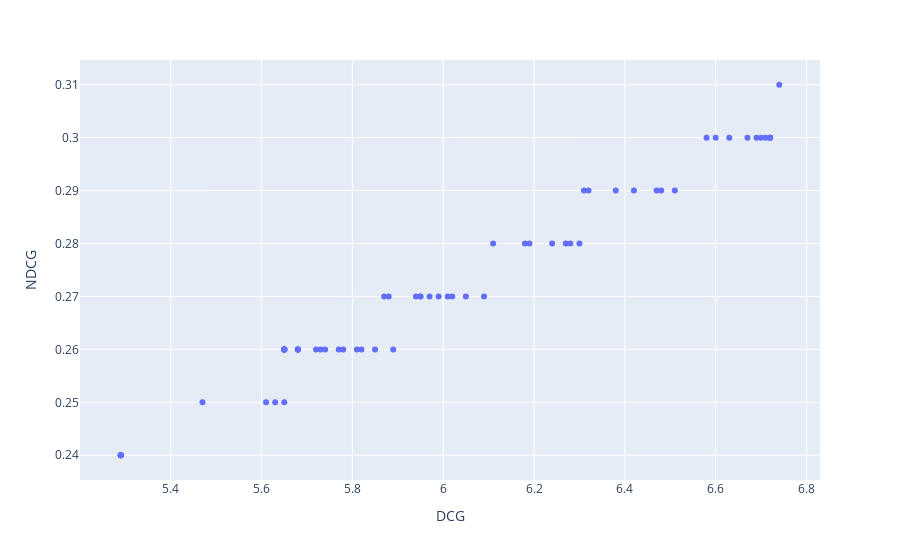

The code cell stored with this chart in its notebook:
### Code cell
px.scatter(df_metrics_per_pipeline, 
                 x='dcg', y='ndcg', 
                 hover_data={'pipeline': True},  # Show query on hover
                 labels={'dcg': 'DCG', 'ndcg': 'NDCG'})

### Figure 1 — Plotly figure (JSON) as saved in the notebook; plotly's stock layout.template omitted (floating-point values rounded to 4 significant figures)
{"data": [{"customdata": [["l2arithmetic_mean0.0"], ["l2arithmetic_mean0.1"], ["l2arithmetic_mean0.2"], ["l2arithmetic_mean0.3"], ["l2arithmetic_mean0.4"], ["l2arithmetic_mean0.5"], ["l2arithmetic_mean0.6"], ["l2arithmetic_mean0.7"], ["l2arithmetic_mean0.8"], ["l2arithmetic_mean0.9"], ["l2arithmetic_mean1.0"], ["l2geometric_mean0.0"], ["l2geometric_mean0.1"], ["l2geometric_mean0.2"], ["l2geometric_mean0.3"], ["l2geometric_mean0.4"], ["l2geometric_mean0.5"], ["l2geometric_mean0.6"], ["l2geometric_mean0.7"], ["l2geometric_mean0.8"], ["l2geometric_mean0.9"], ["l2geometric_mean1.0"], ["l2harmonic_mean0.0"], ["l2harmonic_mean0.1"], ["l2harmonic_mean0.2"], ["l2harmonic_mean0.3"], ["l2harmonic_mean0.4"], ["l2harmonic_mean0.5"], ["l2harmonic_mean0.6"], ["l2harmonic_mean0.7"], ["l2harmonic_mean0.8"], ["l2harmonic_mean0.9"], ["l2harmonic_mean1.0"], ["min_maxarithmetic_mean0.0"], ["min_maxarithmetic_mean0.1"], ["min_maxarithmetic_mean0.2"], ["min_maxarithmetic_mean0.3"], ["min_maxarithmetic_mean0.4"], ["min_maxarithmetic_mean0.5"], ["min_maxarithmetic_mean0.6"], ["min_maxarithmetic_mean0.7"], ["min_maxarithmetic_mean0.8"], ["min_maxarithmetic_mean0.9"], ["min_maxarithmetic_mean1.0"], ["min_maxgeometric_mean0.0"], ["min_maxgeometric_mean0.1"], ["min_maxgeometric_mean0.2"], ["min_maxgeometric_mean0.3"], ["min_maxgeometric_mean0.4"], ["min_maxgeometric_mean0.5"], ["min_maxgeometric_mean0.6"], ["min_maxgeometric_mean0.7"], ["min_maxgeometric_mean0.8"], ["min_maxgeometric_mean0.9"], ["min_maxgeometric_mean1.0"], ["min_maxharmonic_mean0.0"], ["min_maxharmonic_mean0.1"], ["min_maxharmonic_mean0.2"], ["min_maxharmonic_mean0.3"], ["min_maxharmonic_mean0.4"], ["min_maxharmonic_mean0.5"], ["min_maxharmonic_mean0.6"], ["min_maxharmonic_mean0.7"], ["min_maxharmonic_mean0.8"], ["min_maxharmonic_mean0.9"], ["min_maxharmonic_mean1.0"]], "hovertemplate": "DCG=%{x}<br>NDCG=%{y}<br>pipeline=%{customdata[0]}<extra></extra>", "legendgroup": "", "marker": {"color": "#636efa", "symbol": "circle"}, "mode": "markers", "name": "", "orientation": "v", "showlegend": false, "type": "scatter", "x": [5.29, 6.31, 6.38, 6.72, 6.74, 6.72, 6.71, 6.7, 6.67, 6.6, 5.65, 5.29, 5.85, 5.97, 6.05, 6.11, 6.18, 6.24, 6.3, 6.42, 6.48, 5.65, 5.29, 5.77, 5.89, 5.95, 6.01, 6.09, 6.19, 6.28, 6.32, 6.47, 5.65, 5.29, 5.47, 5.68, 5.95, 6.27, 6.51, 6.72, 6.69, 6.63, 6.58, 5.65, 5.29, 5.68, 5.65, 5.68, 5.73, 5.78, 5.82, 5.87, 5.94, 6.02, 5.65, 5.29, 5.61, 5.63, 5.65, 5.68, 5.72, 5.74, 5.81, 5.88, 5.99, 5.65], "xaxis": "x", "y": [0.24, 0.29, 0.29, 0.3, 0.31, 0.3, 0.3, 0.3, 0.3, 0.3, 0.26, 0.24, 0.26, 0.27, 0.27, 0.28, 0.28, 0.28, 0.28, 0.29, 0.29, 0.26, 0.24, 0.26, 0.26, 0.27, 0.27, 0.27, 0.28, 0.28, 0.29, 0.29, 0.26, 0.24, 0.25, 0.26, 0.27, 0.28, 0.29, 0.3, 0.3, 0.3, 0.3, 0.26, 0.24, 0.26, 0.26, 0.26, 0.26, 0.26, 0.26, 0.27, 0.27, 0.27, 0.26, 0.24, 0.25, 0.25, 0.25, 0.26, 0.26, 0.26, 0.26, 0.27, 0.27, 0.26], "yaxis": "y"}], "layout": {"autosize": true, "legend": {"tracegroupgap": 0}, "margin": {"t": 60}, "xaxis": {"anchor": "y", "autorange": true, "domain": [0, 1], "range": [5.197, 6.833], "title": {"text": "DCG"}, "type": "linear"}, "yaxis": {"anchor": "x", "autorange": true, "domain": [0, 1], "range": [0.2346, 0.3154], "title": {"text": "NDCG"}, "type": "linear"}}}
